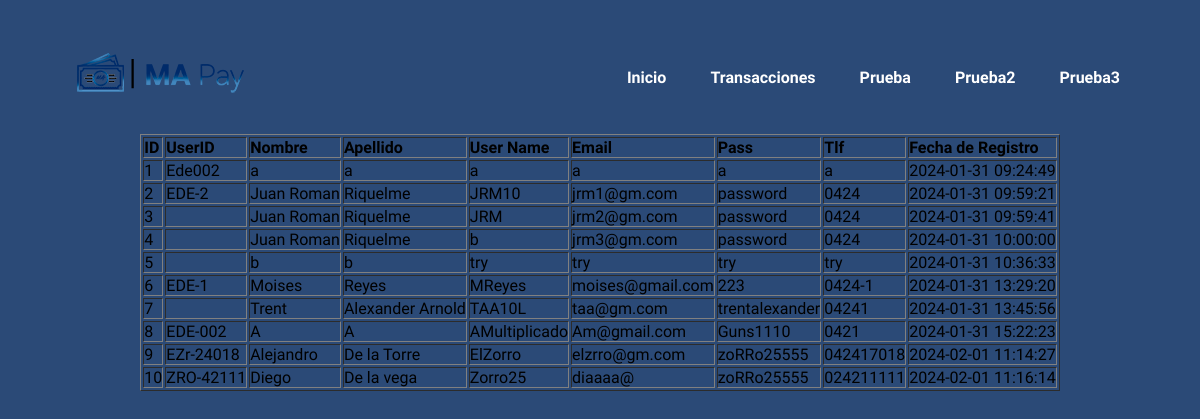
The page /Página/Users.php on the database as committed earlier.
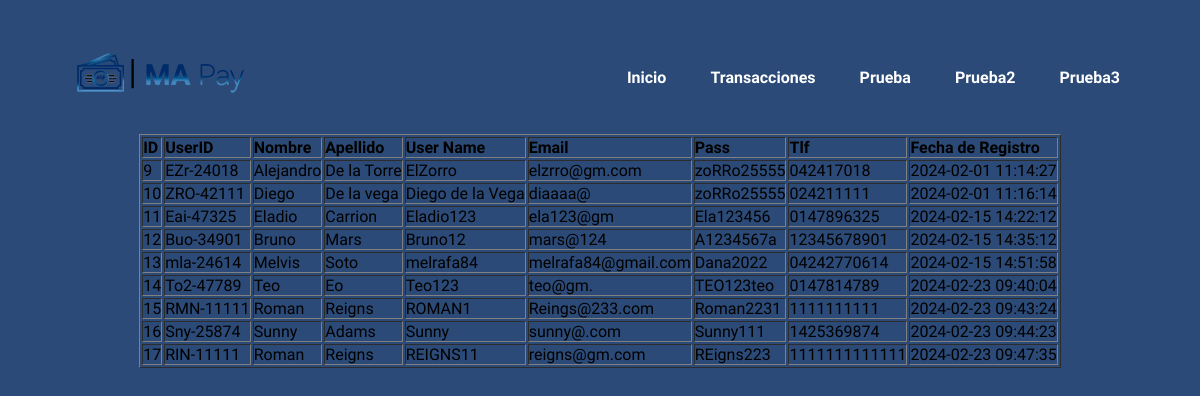
The same page on the database as committed later.
### tables this page shows
CREATE TABLE `usuario` (
  `ID` int(11) NOT NULL,
  `UserID` text NOT NULL,
  `Nombre` text NOT NULL,
  `Apellido` text NOT NULL,
  `User_name` text NOT NULL,
  `Email` text NOT NULL,
  `Pass` text NOT NULL,
  `Tlf` text NOT NULL,
  `Reg` datetime NOT NULL DEFAULT current_timestamp()
);

### Página/Users.php (the view, shortened to what this page needs)
<!DOCTYPE html>
<html lang="es">
<head>
    <link href='https://unpkg.com/boxicons@2.1.4/css/boxicons.min.css' rel='stylesheet'>
    <link rel="stylesheet" href="stilou.css">
</head>
    <body>
        <header>
            <nav>
                    <img src="logo1.png">
                <ul>
                    <li><a href="Menu.php">Inicio</a></li>
                    <li><a href="Transac.php">Transacciones</a></li>
                    <li><a href="#">Prueba</a></li>
                    <li><a href="#">Prueba2</a></li>
                    <li><a href="#">Prueba3</a></li>
                </ul>
            </nav>
        </header>
<center>
<?php
include ("conex.php");
    $query="SELECT * FROM usuario";
    $resul=mysqli_query($link, $query);
    echo "<table border>
    <tr>
    <td><b>ID</b>
    <td><b>UserID</td>
    <td><b>Nombre</td>
    <td><b>Apellido</td>
    <td><b>User Name</td>
    <td><b>Email</td>
    <td><b>Pass</td>
    <td><b>Tlf</td>
    <td><b>Fecha de Registro</td>
    </tr>";
    while ($dato = mysqli_fetch_array($resul)){
        echo "<tr>";
        echo "<td>".$dato['ID']."</td>";
        echo "<td>".$dato['UserID']."</td>";
        echo "<td>".$dato['Nombre']."</td>";
        echo "<td>".$dato['Apellido']."</td>";
        echo "<td>".$dato['User_name']."</td>";
        echo "<td>".$dato['Email']."</td>";
        echo "<td>".$dato['Pass']."</td>";
        echo "<td>".$dato['Tlf']."</td>";
        echo "<td>".$dato['Reg']."</td>";
        echo "</tr>";
    }
    echo "</table>";
?>

Rows that differ between the two databases and show on the page:
removed usuario: ID "1", UserID "Ede002", Nombre "a", Apellido "a", User_name "a", Email "a", Pass "a", Tlf "a", Reg "2024-01-31 09:24:49"
removed usuario: ID "2", UserID "EDE-2", Nombre "Juan Roman", Apellido "Riquelme", User_name "JRM10", Email "jrm1@gm.com", Pass "password", Tlf "0424", Reg "2024-01-31 09:59:21"
removed usuario: ID "3", Nombre "Juan Roman", Apellido "Riquelme", User_name "JRM", Email "jrm2@gm.com", Pass "password", Tlf "0424", Reg "2024-01-31 09:59:41"
removed usuario: ID "4", Nombre "Juan Roman", Apellido "Riquelme", User_name "b", Email "jrm3@gm.com", Pass "password", Tlf "0424", Reg "2024-01-31 10:00:00"
removed usuario: ID "5", Nombre "b", Apellido "b", User_name "try", Email "try", Pass "try", Tlf "try", Reg "2024-01-31 10:36:33"
removed usuario: ID "6", UserID "EDE-1", Nombre "Moises", Apellido "Reyes", User_name "MReyes", Email "moises@gmail.com", Pass "223", Tlf "0424-1", Reg "2024-01-31 13:29:20"
removed usuario: ID "7", Nombre "Trent", Apellido "Alexander Arnold", User_name "TAA10L", Email "taa@gm.com", Pass "trentalexander", Tlf "04241", Reg "2024-01-31 13:45:56"
removed usuario: ID "8", UserID "EDE-002", Nombre "A", Apellido "A", User_name "AMultiplicado", Email "Am@gmail.com", Pass "Guns1110", Tlf "0421", Reg "2024-01-31 15:22:23"
changed usuario "ZRO-42111": User_name "Zorro25" → "Diego de la Vega"
added usuario: ID "11", UserID "Eai-47325", Nombre "Eladio", Apellido "Carrion", User_name "Eladio123", Email "ela123@gm", Pass "Ela123456", Tlf "0147896325", Reg "2024-02-15 14:22:12"
added usuario: ID "12", UserID "Buo-34901", Nombre "Bruno", Apellido "Mars", User_name "Bruno12", Email "mars@124", Pass "A1234567a", Tlf "12345678901", Reg "2024-02-15 14:35:12"
added usuario: ID "13", UserID "mla-24614", Nombre "Melvis", Apellido "Soto", User_name "melrafa84", Email "melrafa84@gmail.com", Pass "Dana2022", Tlf "04242770614", Reg "2024-02-15 14:51:58"
added usuario: ID "14", UserID "To2-47789", Nombre "Teo", Apellido "Eo", User_name "Teo123", Email "teo@gm.", Pass "TEO123teo", Tlf "0147814789", Reg "2024-02-23 09:40:04"
added usuario: ID "15", UserID "RMN-11111", Nombre "Roman", Apellido "Reigns", User_name "ROMAN1", Email "Reings@233.com", Pass "Roman2231", Tlf "1111111111", Reg "2024-02-23 09:43:24"
added usuario: ID "16", UserID "Sny-25874", Nombre "Sunny", Apellido "Adams", User_name "Sunny", Email "sunny@.com", Pass "Sunny111", Tlf "1425369874", Reg "2024-02-23 09:44:23"
added usuario: ID "17", UserID "RIN-11111", Nombre "Roman", Apellido "Reigns", User_name "REIGNS11", Email "reigns@gm.com", Pass "REigns223", Tlf "1111111111111", Reg "2024-02-23 09:47:35"
